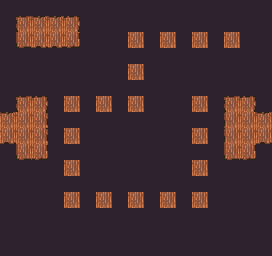

This is a level from a 2D game, rendered from its Tiled map with the project's own tilesets. A one-line summary and the complete map file follow:
An orthogonal 17x16 tile map with 16x16 px tiles, 2 tile layers (Walk, NotWalk) and 13 objects (4x ObjInteract, 4x Transition, 2x Player, 2x Puerta, Recompensa).

<map version="1.10" tiledversion="1.10.2" orientation="orthogonal" renderorder="right-down" width="17" height="16" tilewidth="16" tileheight="16" infinite="0" nextlayerid="4" nextobjectid="20">
 <tileset firstgid="1" source="../../../tileset/Tileset completo.tsx" />
 <layer id="1" name="Walk" width="17" height="16">
  <data encoding="csv">
0,0,0,0,0,0,0,0,0,0,0,0,0,0,0,0,0,
0,275,276,276,277,276,276,276,276,276,276,276,276,276,276,277,0,
0,331,332,332,333,304,304,304,304,304,304,304,304,304,304,305,0,
0,303,304,304,304,304,304,304,0,304,304,304,304,304,304,305,0,
0,303,304,304,304,304,304,304,301,304,0,304,0,304,0,305,0,
0,303,304,304,304,304,304,304,304,304,304,304,304,304,304,305,0,
0,275,277,304,304,304,304,304,304,304,304,304,304,304,275,277,0,
276,304,305,304,304,304,304,304,304,304,304,304,304,304,303,304,276,
332,304,305,304,304,304,304,304,304,304,304,304,304,304,303,304,332,
0,331,333,304,304,304,304,304,304,304,304,304,304,304,331,333,0,
0,303,304,304,304,304,304,304,304,304,304,304,304,304,304,305,0,
0,303,304,304,304,304,304,304,304,304,304,304,304,304,304,305,0,
0,303,304,304,304,304,304,304,304,304,304,304,304,304,304,305,0,
0,303,304,304,304,304,304,304,304,304,304,304,304,304,304,305,0,
0,331,332,332,332,332,332,332,332,332,332,332,332,332,332,333,0,
0,0,0,0,0,0,0,0,0,0,0,0,0,0,0,0,0
</data>
 </layer>
 <layer id="2" name="NotWalk" width="17" height="16">
  <data encoding="csv">
295,295,295,295,295,295,295,295,295,295,295,295,295,295,295,295,295,
295,0,0,0,0,295,295,295,295,295,295,295,295,295,295,295,295,
295,0,0,0,0,295,295,295,0,295,0,295,0,295,0,295,295,
295,295,295,295,295,295,295,295,295,295,295,295,295,295,295,295,295,
295,295,295,295,295,295,295,295,0,295,295,295,295,295,295,295,295,
295,295,295,295,295,295,295,295,295,295,295,295,295,295,295,295,295,
295,0,0,295,0,295,0,295,0,295,295,295,0,295,0,0,295,
0,0,0,295,295,295,295,295,295,295,295,295,295,295,0,0,0,
0,0,0,295,0,295,295,295,295,295,295,295,0,295,0,0,0,
295,0,0,295,295,295,295,295,295,295,295,295,295,295,0,0,295,
295,295,295,295,0,295,295,295,295,295,295,295,0,295,295,295,295,
295,295,295,295,295,295,295,295,295,295,295,295,295,295,295,295,295,
295,295,295,295,0,295,0,295,0,295,0,295,0,295,295,295,295,
295,295,295,295,295,295,295,295,295,295,295,295,295,295,295,295,295,
295,295,295,295,295,295,295,295,295,295,295,295,295,295,295,295,295,
295,295,295,295,295,295,295,295,295,295,295,295,295,295,295,295,295
</data>
 </layer>
 <objectgroup id="3" name="Obj">
  <object id="1" name="Boton" type="ObjInteract" x="232" y="41.5">
   <properties>
    <property name="nextMap" value="resources/maps/niveles/nivel02/dentro/mapaN2_04_dentro_postB1.y2tmx" />
    <property name="pushed" type="bool" value="true" />
   </properties>
   <point />
  </object>
  <object id="2" name="Boton" type="ObjInteract" x="232.5" y="104">
   <properties>
    <property name="nextMap" value="resources/maps/niveles/nivel02/dentro/mapaN2_04_dentro_postB1y2.tmx" />
    <property name="pushed" type="bool" value="false" />
   </properties>
   <point />
  </object>
  <object id="9" name="Recompensa" x="69.7797" y="42.049">
   <point />
  </object>
  <object id="10" name="FlonkW" type="Player" x="25" y="123.5">
   <point />
  </object>
  <object id="11" name="FlonkE" type="Player" x="248.833" y="137.833">
   <point />
  </object>
  <object id="12" name="Puerta" x="263.75" y="120.5">
   <point />
  </object>
  <object id="13" name="Puerta" x="264.167" y="138.25">
   <point />
  </object>
  <object id="14" name="TransitionW" type="Transition" x="9" y="139.5">
   <properties>
    <property name="nextMap" value="resources/maps/niveles/nivel02/dentro/mapaN2_02_dentro.tmx" />
   </properties>
   <point />
  </object>
  <object id="16" name="TransitionW" type="Transition" x="9.5" y="124">
   <properties>
    <property name="nextMap" value="resources/maps/niveles/nivel02/dentro/mapaN2_02_dentro.tmx" />
   </properties>
   <point />
  </object>
  <object id="15" name="TransitionE" type="Transition" x="263.667" y="120">
   <properties>
    <property name="nextMap" value="resources/maps/niveles/nivel02/dentro/mapaN2_05_dentro.tmx" />
   </properties>
   <point />
  </object>
  <object id="17" name="TransitionE" type="Transition" x="264.583" y="137.5">
   <properties>
    <property name="nextMap" value="resources/maps/niveles/nivel02/dentro/mapaN2_05_dentro.tmx" />
   </properties>
   <point />
  </object>
  <object id="18" name="Jarron" type="ObjInteract" x="25.1561" y="25.1561">
   <properties>
    <property name="loot" type="int" value="0" />
   </properties>
   <point />
  </object>
  <object id="19" name="Jarron" type="ObjInteract" x="23.8321" y="41.3751">
   <properties>
    <property name="loot" type="int" value="0" />
   </properties>
   <point />
  </object>
 </objectgroup>
</map>
